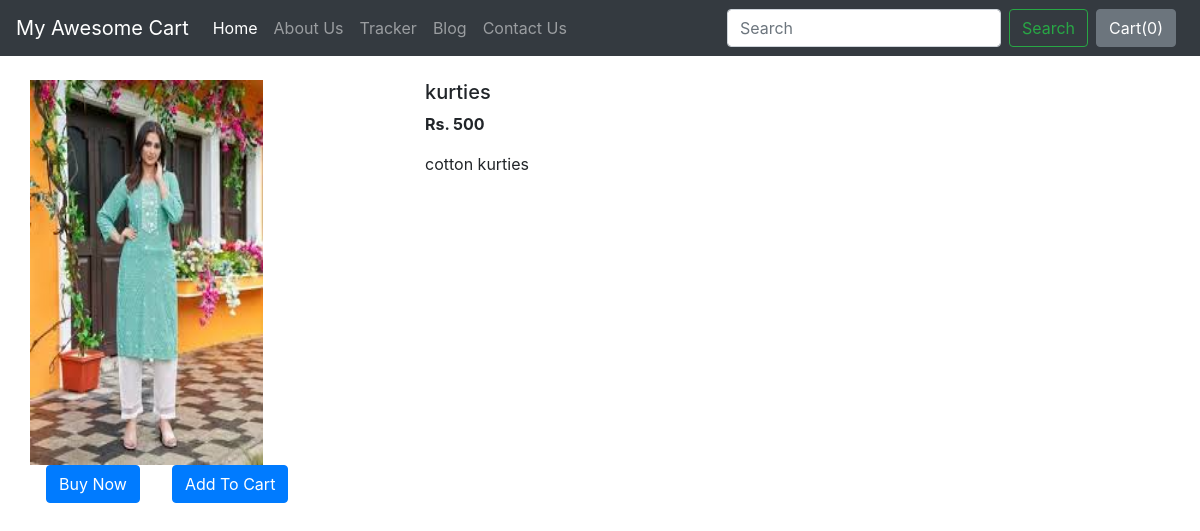
/shop/products/6, run on an earlier commit of the app's database.
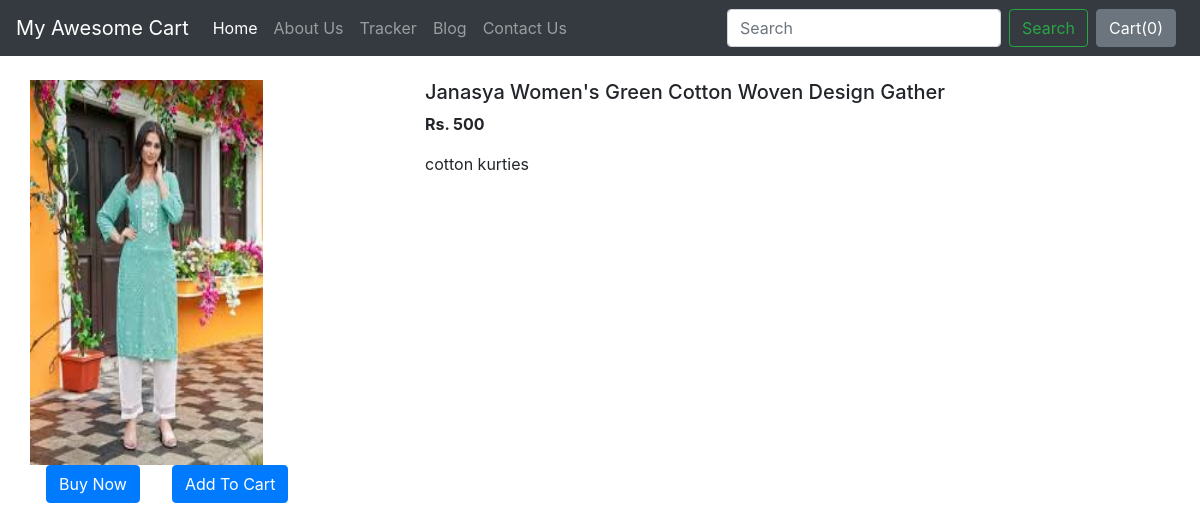
And on a later commit of the database.
### shop/models.py (models this page shows, shortened)
class Product(models.Model):
    product_id=models.AutoField
    product_name=models.CharField(max_length=50)
    category=models.CharField(max_length=50,default="")
    subcategory=models.CharField(max_length=50,default="")
    price=models.IntegerField(default=0)
    desc=models.CharField(max_length=300)
    pub_date=models.DateField()
    image=models.ImageField(upload_to="shop/images",default="")

### shop/views.py (the view)
# urls.py: path('products/<int:myid>', views.productView, name="productview"),
def productView(request,myid):
    product = Product.objects.filter(id=myid)
    return render(request,'shop/prodView.html',{'product':product[0]})

### shop/templates/shop/prodView.html (shortened to what this page needs)
{% extends 'shop/basic.html' %}
{% block body %}
<div class="container my-4">
    <div class="row">
    <div class="col-md-4">
    <div class="row">
       <img src="/media//{{product.image}}" width="233px" height="385px">
    </div>
         <div class="row">
            <button class="btn btn-primary mx-3"> Buy Now</button>
            <button class="btn btn-primary mx-3 "> Add To Cart</button>
        </div>
        </div>
    <div class="col-md-8">
        <h5>{{product.product_name}}</h5>
        <p><b> Rs. {{product.price}}</b></p>
        <p>{{product.desc}}</p>
    </div>
        </div>
</div>
{% endblock %}

What changed in the data, as far as the page shows it:
changed Product "cotton kurties": product_name "kurties" → "Janasya Women's Green Cotton Woven Design Gather"
